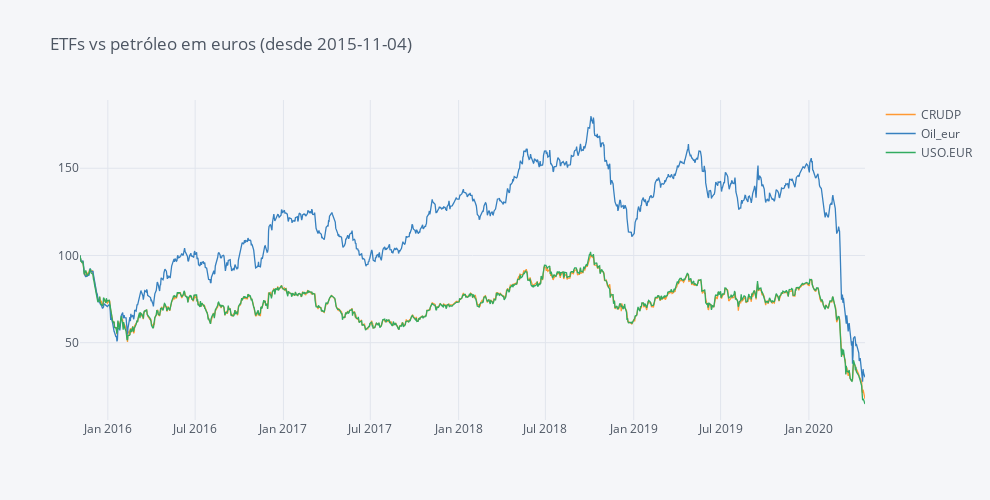

Source (notebook cell):
### Code cell
Fundos.iplot(dimensions=dimensions, title='ETFs vs petróleo em euros (desde 2015-11-04)')

### Figure 1 — Plotly figure (JSON) as saved in the notebook; plotly's stock layout.template omitted (floating-point values rounded to 4 significant figures; data arrays with more than 128 entries replaced by an {"elided": "..."} marker saying what was removed)
{"data": [{"line": {"color": "rgba(255, 153, 51, 1.0)", "dash": "solid", "shape": "linear", "width": 1.3}, "mode": "lines", "name": "CRUDP", "text": "", "type": "scatter", "x": {"elided": "1141 str values"}, "y": {"elided": "1141 float values"}}, {"line": {"color": "rgba(55, 128, 191, 1.0)", "dash": "solid", "shape": "linear", "width": 1.3}, "mode": "lines", "name": "Oil_eur", "text": "", "type": "scatter", "x": {"elided": "1141 str values"}, "y": {"elided": "1141 float values"}}, {"line": {"color": "rgba(50, 171, 96, 1.0)", "dash": "solid", "shape": "linear", "width": 1.3}, "mode": "lines", "name": "USO.EUR", "text": "", "type": "scatter", "x": {"elided": "1141 str values"}, "y": {"elided": "1141 float values"}}], "layout": {"height": 500, "legend": {"bgcolor": "#F5F6F9", "font": {"color": "#4D5663"}}, "paper_bgcolor": "#F5F6F9", "plot_bgcolor": "#F5F6F9", "title": {"font": {"color": "#4D5663"}, "text": "ETFs vs petróleo em euros (desde 2015-11-04)"}, "width": 990, "xaxis": {"autorange": true, "gridcolor": "#E1E5ED", "range": ["2015-11-04", "2020-04-27"], "showgrid": true, "tickfont": {"color": "#4D5663"}, "title": {"font": {"color": "#4D5663"}, "text": ""}, "type": "date", "zerolinecolor": "#E1E5ED"}, "yaxis": {"autorange": true, "gridcolor": "#E1E5ED", "range": [5.679, 189.1], "showgrid": true, "tickfont": {"color": "#4D5663"}, "title": {"font": {"color": "#4D5663"}, "text": ""}, "type": "linear", "zerolinecolor": "#E1E5ED"}}}
